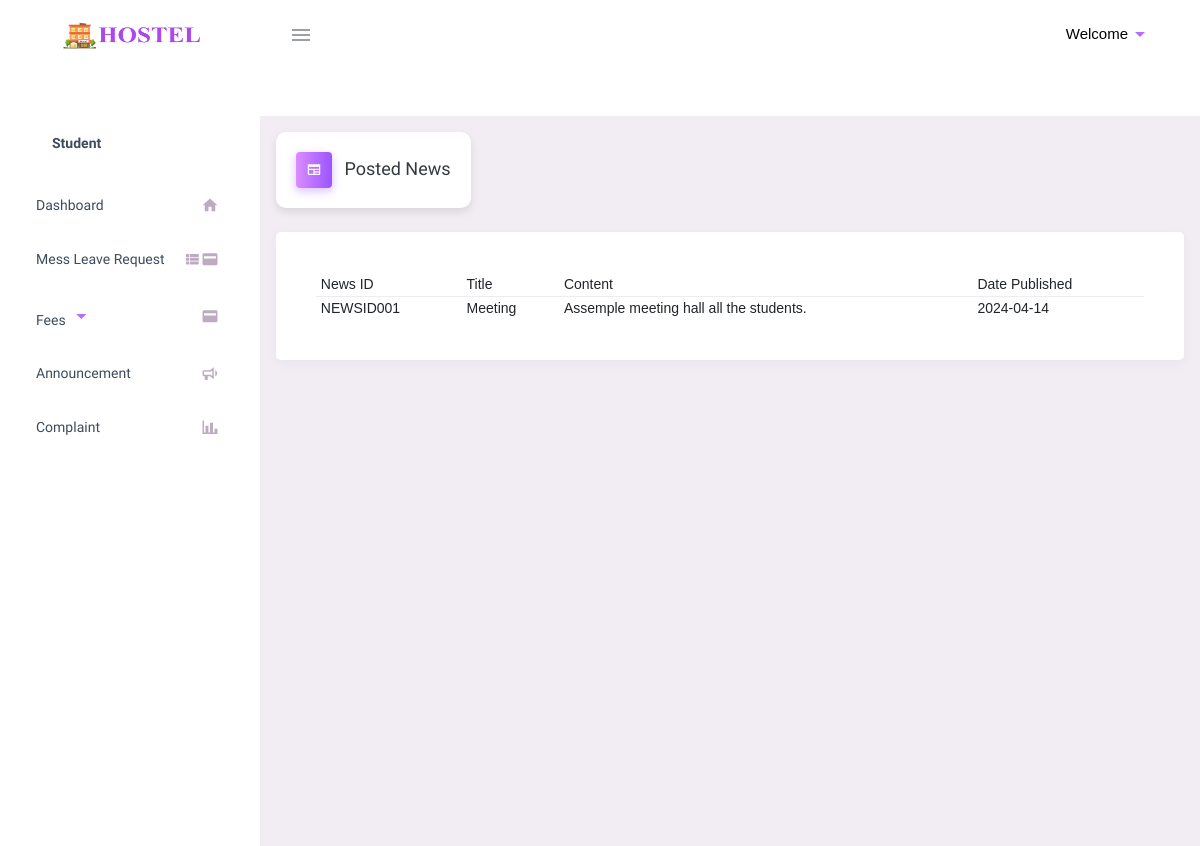
Before: /stud/stud_news.php (signed in) with the older database file.
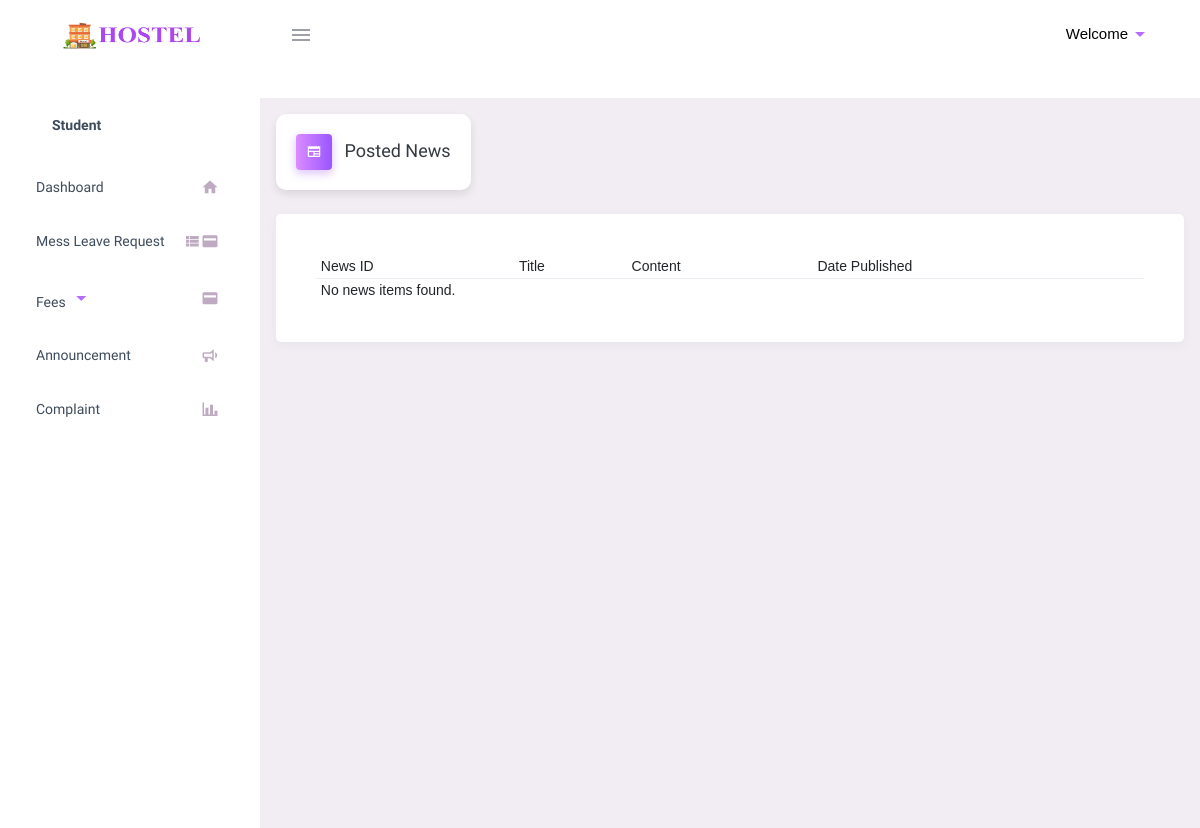
After: the same page with the newer database file.
### tables this page shows
CREATE TABLE `news` (
  `id` int(11) NOT NULL,
  `title` varchar(255) NOT NULL,
  `content` text NOT NULL,
  `date_published` datetime DEFAULT current_timestamp()
);

### stud/stud_news.php (the view, shortened to what this page needs)
<?php
include("../dbconnect.php");
extract($_POST);
$query = "SELECT * FROM news";
$result = mysqli_query($connect, $query);
while ($row = mysqli_fetch_assoc($result)) {
    print_r($row);
}
?>
<!DOCTYPE html>
<html lang="en">
<head>
    <link rel="stylesheet" href="../admin/include/materialdesignicons.min.css">
    <link rel="stylesheet" href="../admin/include/vendor.bundle.base.css">
    <link rel="stylesheet" href="https://cdn.jsdelivr.net/npm/@mdi/font/css/materialdesignicons.min.css">
    <link rel="stylesheet" href="../dist/css/style.min.css">
    <link rel="stylesheet" href="./include/style.css">
    <link rel="stylesheet" href="../admin/include/style.css">
</head>
<body class="">
    <div class="container-scroller">
        <div class="container-scroller">
            <header class="topbar" data-navbarbg="skin6">
                <?php include './stud_navbar.php' ?>
            </header>
            <div class="container-fluid page-body-wrapper pt-0 proBanner-padding-top">
                <div class="navcantainer d-fixed">
                    <?php include './stud_sidebar.php' ?>
                </div>
                <div class="main-panel">
                    <div class="content-wrapper p-3">
                        <div class="page-header">
                            <h3 class="page-title" style="font-family: 'Montserrat Alternates', sans-serif;">
                                <span class="page-title-icon bg-gradient-primary text-white mr-2">
                                    <i class="mdi mdi-newspaper menu-icon"></i>
                                </span> Posted News
                            </h3>
                        </div>
                        <div class="card d-flex justify-content-center align-items-center">
                            <div class="card-body col-12">
                                <div class="col p-0">
                                <form method="post">
    <table class="table table-responsive-xl table-sm">
        <thead>
            <tr>
                <th>News ID</th>
                <th>Title</th>
                <th>Content</th>
                <th>Date Published</th>
            </tr>
        </thead>
        <tbody>
            <?php
            $qry = mysqli_query($connect, "SELECT * FROM news");
            if (mysqli_num_rows($qry) > 0) {
                while ($row = mysqli_fetch_assoc($qry)) {
                    ?>
                    <tr>
                        <td><?php echo $row['news_id']; ?></td>
                        <td><?php echo $row['title']; ?></td>
                        <td><?php echo $row['content']; ?></td>
                        <td><?php echo $row['date_published']; ?></td>
                    </tr>
                <?php
                }
            } else {
                ?>
                <tr>
                    <td colspan="4">No news items found.</td>
                </tr>
            <?php
            }
            ?>
        </tbody>
    </table>
</form>
                                </div>
                            </div>
                        </div>
                    </div>
                </div>
            </div>
        </div>
    </div>
</body>
</html>

Changed rows visible on the page:
removed news: news "NEWSID001", title "Meeting", content "Assemple meeting hall all the students.", date_published "2024-04-14"
Other visible differences:
text no longer shown: "Array ( [id] => 3 [news_id] => NEWSID001 [title] => Meeting [content] => Assemple meeting hall all the students. [date_published] => 2024-04-14 )"
text now shown: "No news items found."
